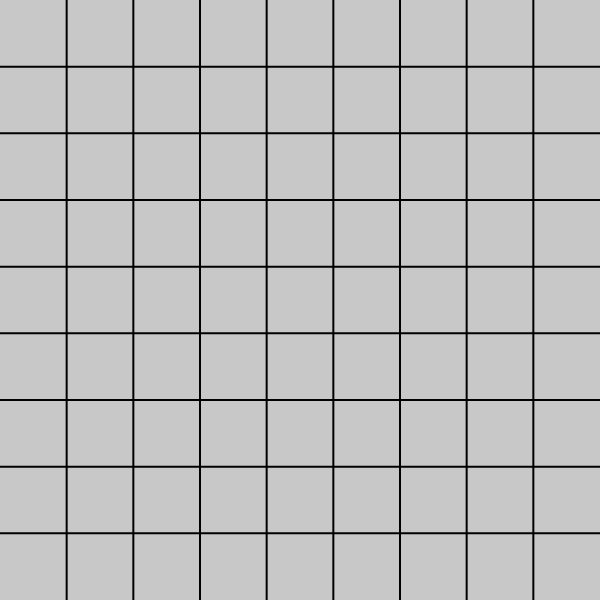
Frame 1 (no input)
Frame 60 (no input): identical to frame 1, image omitted
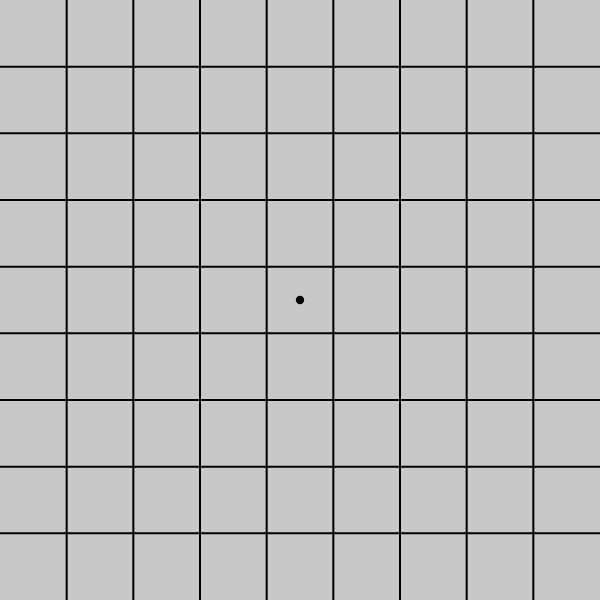
Frame 120 (the mouse pressed at the canvas centre since frame 60)

The p5.js sketch that drew these frames (run headless with seeded random() and noise() and a simulated clock; from frame 60 on, the mouse is pressed at the canvas centre):

// p5.js sketch
// ── sketch.js
let size = 9;
let unit;
let field = [];
let probs = [];
let maxProb = 1;

let loColor, hiColor;

function setup() {
  createCanvas(600, 600, P2D);
  unit = width / size;

  for (let y = 0; y < size; y++) {
    field[y] = [];
    probs[y] = [];
    for (let x = 0; x < size; x++) {
      field[y][x] = 0;
      probs[y][x] = 0;
    }
  }

  loColor = color('#C8C8C8');
  hiColor = color('#1E7DF0');
}

function draw() {
  background(200);

  for (let y = 0; y < size; y++) {
    for (let x = 0; x < size; x++) {
      drawSpace(x, y);
    }
  }
  drawGrid();
}

function drawSpace(x, y) {
  noStroke();

  let shot = field[y][x];
  let prob = probs[y][x];


  fill(shot == 0 ? lerpColor(loColor, hiColor, prob/maxProb) : shot == 1 ? loColor : '#FF6961');
  rect(x * unit, y * unit, unit);
  if (shot == 0) return;

  fill(shot == 1 ? 0 : 'red');
  circle((x + 0.5) * unit, (y + 0.5) * unit, unit / (shot == 1 ? 8 : 2));
}

function drawGrid() {
  stroke(0);
  strokeWeight(2);
  for (let i = 1; i < size; i++) {
    line(i * unit, 0, i * unit, height);
    line(0, i * unit, width, i * unit);
  }
}

function mousePressed() {
  let x = floor(mouseX / unit);
  let y = floor(mouseY / unit);

  field[y][x] = (field[y][x] + 1) % 3;
}
